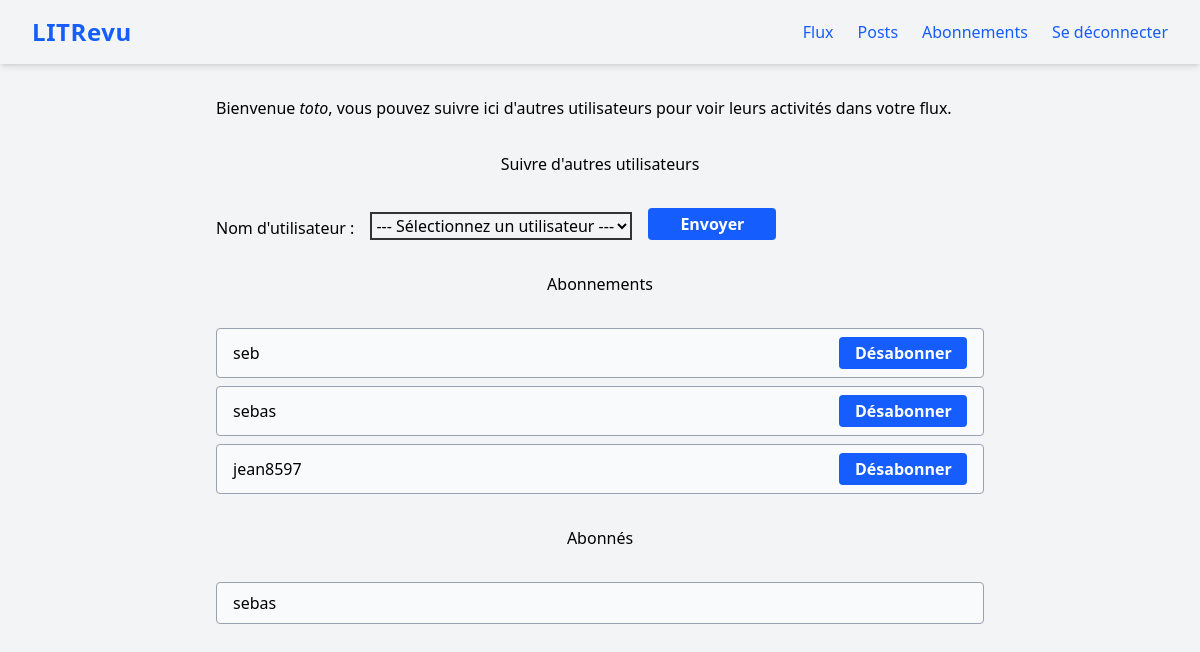
Page /follow-users/ (signed in) on the earlier database version.
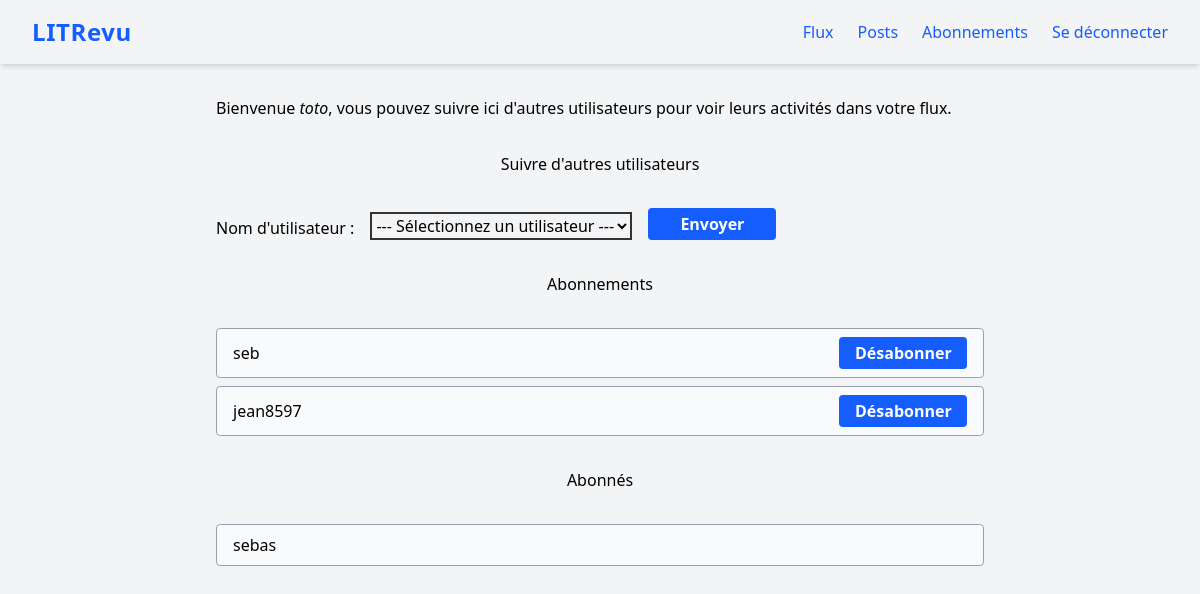
Same page on the later database version.
### review/models.py (models this page shows)
class UserFollows(models.Model):
    user = models.ForeignKey(
        to=settings.AUTH_USER_MODEL,
        related_name='following',
        on_delete=models.CASCADE
    )
    followed_user = models.ForeignKey(
        to=settings.AUTH_USER_MODEL,
        related_name='followed_by',
        on_delete=models.CASCADE
    )
    class Meta:
        unique_together = ('user', 'followed_user', )

### authentication/models.py (models this page shows)
class User(AbstractUser):
    follows = models.ManyToManyField(
        'self',
        symmetrical=False,
        verbose_name='suit'
    )

### review/views.py (the view)
# urls.py: path('follow-users/', review.views.follow_users, name='follow-users'),
@login_required
def follow_users(request):
    message = None
    if request.method == 'POST':
        form = forms.FollowUsersForm(request.POST)
        if form.is_valid():
            username = form.cleaned_data['username']
            try:
                user_to_follow = User.objects.get(username=username)
                if user_to_follow == request.user:
                    message = "Vous ne pouvez pas vous suivre vous-même."
                elif models.UserFollows.objects.filter(
                    user=request.user,
                    followed_user=user_to_follow
                ).exists():
                    message = f"Vous suivez déjà {username}."
                else:
                    models.UserFollows.objects.create(
                        user=request.user,
                        followed_user=user_to_follow
                        )
                    message = f"Vous suivez maintenant {username}."
            except User.DoesNotExist:
                message = f"L'utilisateur '{username}' n'existe pas."
    else:
        form = forms.FollowUsersForm()
    followers = models.UserFollows.objects.filter(followed_user=request.user)
    following = models.UserFollows.objects.filter(user=request.user)
    return render(
        request,
        'review/follow_users_form.html',
        context={
            'form': form,
            'followers': followers,
            'following': following,
            'message': message
        }
    )

### review/forms.py
class FollowUsersForm(forms.Form):
    username = forms.ChoiceField(
        label="Nom d'utilisateur",
        choices=[],
        widget=forms.Select(attrs={
            'class': 'form-control',
            'style': 'border:2px solid #333;'
        })
    )
    def __init__(self, *args, **kwargs):
        super().__init__(*args, **kwargs)
        User = get_user_model()
        if 'user' in kwargs:
            current_user = kwargs['user']
        else:
            current_user = None
        users_qs = User.objects.all()
        if current_user:
            users_qs = users_qs.exclude(pk=current_user.pk)
            from .models import UserFollows
            already_followed = UserFollows.objects.filter(user=current_user).values_list('followed_user', flat=True)
            users_qs = users_qs.exclude(pk__in=already_followed)
        self.fields['username'].choices = [('', '--- Sélectionnez un utilisateur ---')] + [
            (user.username, user.username) for user in users_qs
        ]

### review/templates/review/follow_users_form.html (shortened to what this page needs)
{% extends 'base.html' %}
{% block content %}
    <p class="mb-4">Bienvenue <em>{{ user.username }}</em>, vous pouvez suivre ici d'autres utilisateurs pour voir leurs activités dans votre flux.</p>
    <h3 class="text-center my-8">Suivre d'autres utilisateurs</h3>
    <form method="post">
        <div style="display: flex; align-items: flex-end; gap: 1rem;">
            <label for="{{ form.username.id_for_label }}">{{ form.username.label }} : </label>
            {{ form.username }}
            <button type="submit" class="bg-blue-600 text-white px-4 py-1 rounded hover:bg-blue-700 font-semibold transition w-32">Envoyer</button>
        </div>
    </form>
    <h3 class="text-center my-8">Abonnements</h3>
    <div class="flex flex-col gap-2 mb-8">
        {% for follow in following %}
            <div class="flex items-center justify-between border border-gray-400 rounded px-4 py-2 bg-gray-50">
                <span>{{ follow.followed_user }}</span>
                <form method="post" action="{% url 'unfollow-user' follow.followed_user.id %}">
                    <button type="submit" class="bg-blue-600 text-white px-4 py-1 rounded hover:bg-blue-700 font-semibold transition w-32">Désabonner</button>
                </form>
            </div>
        {% empty %}
            <div class="border border-gray-400 rounded px-4 py-2 bg-gray-50">Vous ne suivez personne.</div>
        {% endfor %}
    </div>
    <h3 class="text-center my-8">Abonnés</h3>
    <div class="flex flex-col gap-2 mb-8">
        {% for follow in followers %}
            <div class="border border-gray-400 rounded px-4 py-2 bg-gray-50">{{ follow.user }}</div>
        {% empty %}
            <div class="border border-gray-400 rounded px-4 py-2 bg-gray-50">Aucun abonné.</div>
        {% endfor %}
    </div>
{% endblock content %}

Differences in the rows shown:
removed UserFollows: followed_user "sebas", shown under "Abonnements"
